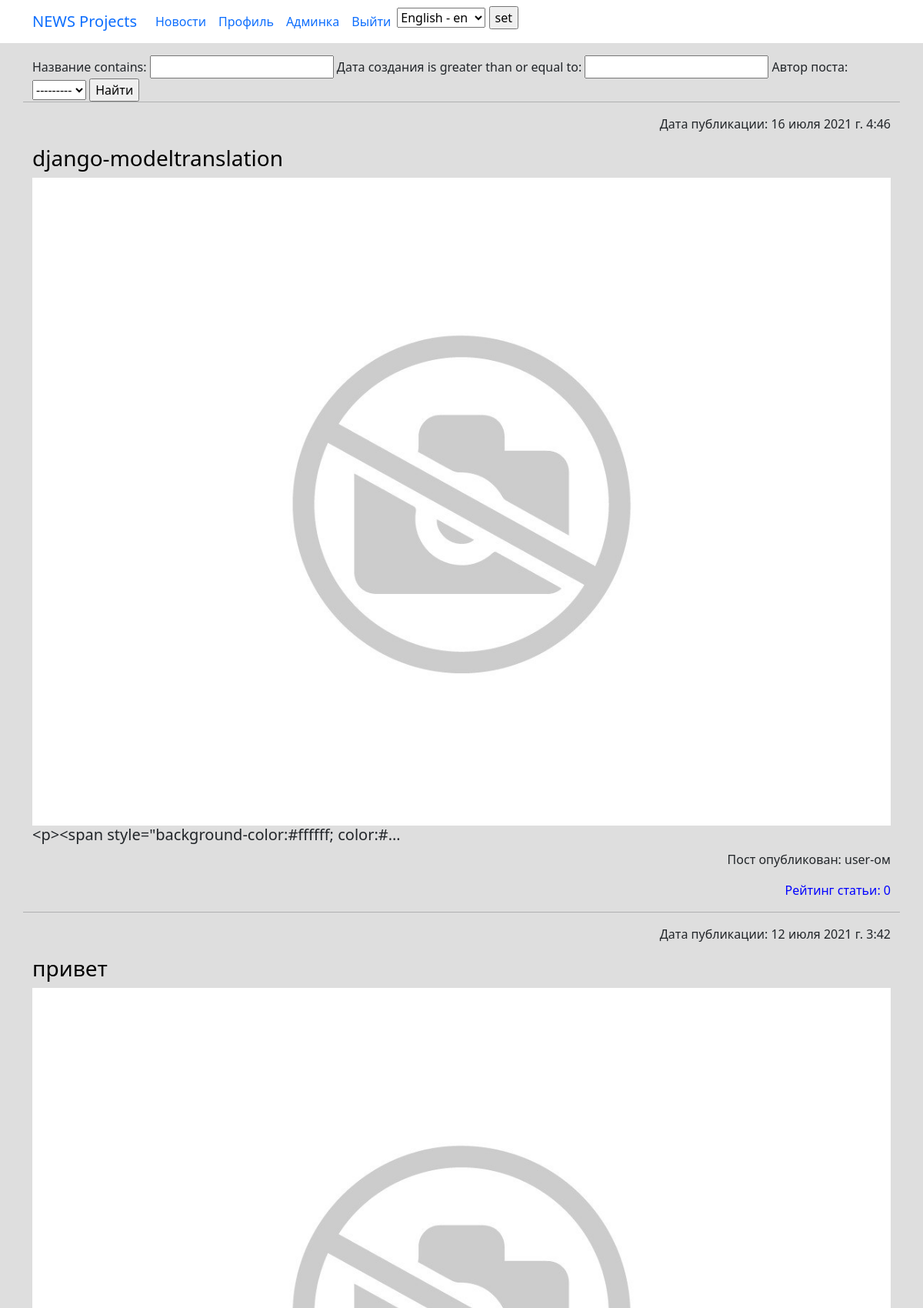
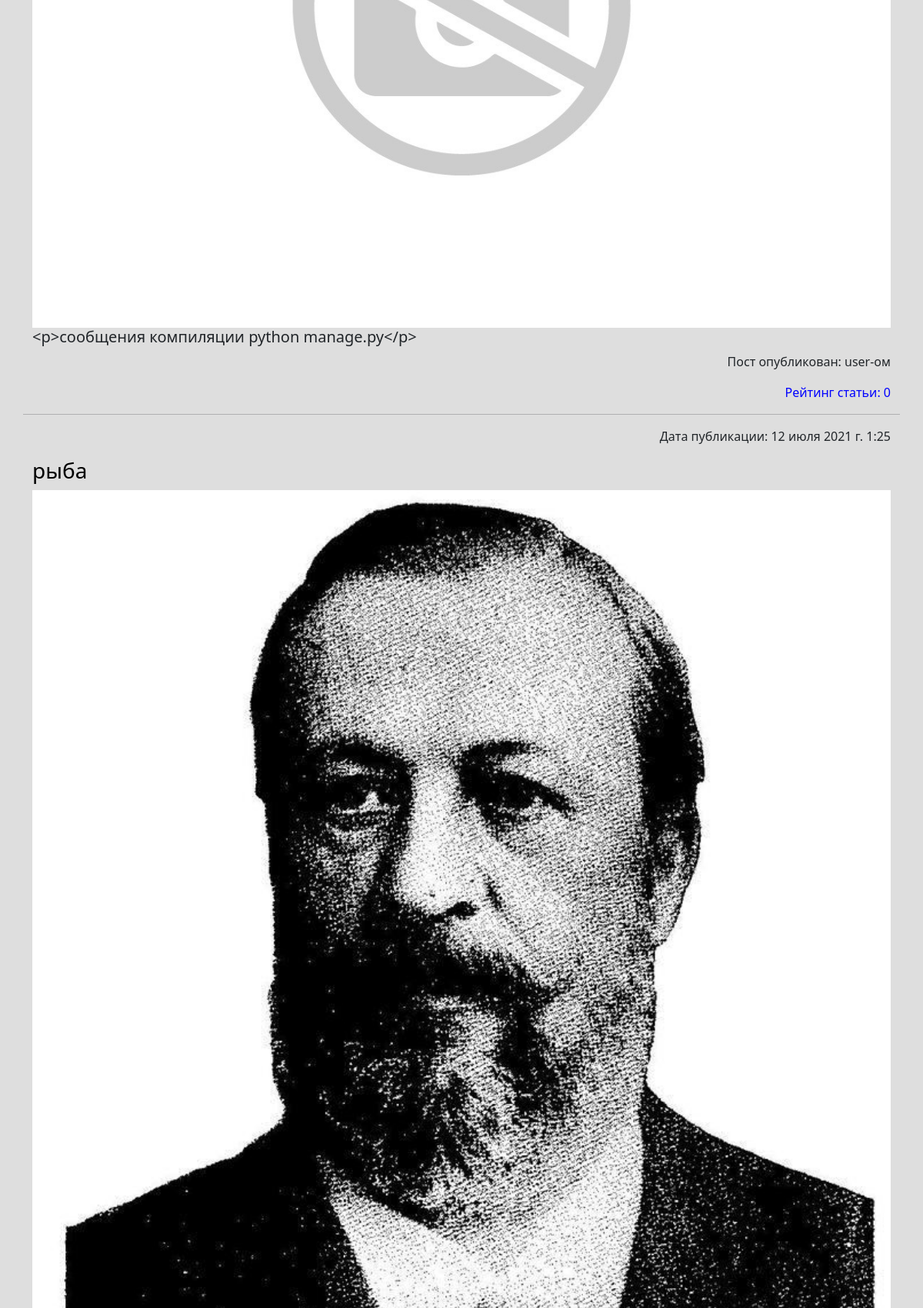
/news/search/ (signed in, upper part), run on the app's committed database (2 pictures, top to bottom).
### news/models.py (models this page shows, shortened)
class Post(models.Model):
    PostAuthor = models.ForeignKey(Author, on_delete=models.CASCADE, verbose_name='Автор поста')
    PostNews = 'PN'
    PostArticle = 'PA'
    POSITIONS = [
        (PostArticle, 'Статья'),
        (PostNews, 'Новость'),
    ]
    postCategory = models.ManyToManyField(Category, verbose_name='Категория поста',  through='PostCategory')
    title = models.CharField(max_length=50, verbose_name='Название')
    positions = models.CharField(max_length=2, choices=POSITIONS, default=PostArticle, verbose_name='Тип поста')
    category_id = models.ForeignKey(Category, verbose_name='Категория', null=True, on_delete=models.CASCADE, related_name='category_id')
    data = models.DateTimeField(auto_now_add=True, verbose_name='Дата создания')
    data_update = models.DateTimeField(auto_now=True, verbose_name='Дата редактирования')
    photo = models.ImageField(upload_to='photos/%Y/%m/%d/', verbose_name='Фото', blank=True, default='/photos/def/1.jpg/')
    previewName = models.CharField(max_length=128, verbose_name='Превью поста')
    text = RichTextField(blank=True, null=True, verbose_name='Текст поста')
    rating = models.SmallIntegerField(default=0, verbose_name='Рейтинг')
    public = models.BooleanField(default=True, verbose_name='Опубликовано')
    comments = GenericRelation(Comment)
    class Meta:
        verbose_name = 'Пост'
        verbose_name_plural = 'Посты'

class Author(models.Model):
    authorUser = models.OneToOneField(User, on_delete=models.CASCADE)
    authorRaitng = models.SmallIntegerField(default=0)
    def __str__(self):
        return str(self.authorUser)
    class Meta:
        verbose_name = 'Автор'
        verbose_name_plural = 'Авторы'

### news/views.py (the view)
# urls.py: path('search/', newSearch.as_view(), name='news_search'),
class newSearch(LoginRequiredMixin, PermissionRequiredMixin, ListView):
    model = Post
    template_name = 'new_search.html'
    context_object_name = 'newsearch'
    ordering = '-data'
    permission_required = 'news.view_post'
    def get_context_data(self, **kwargs):
        context = super().get_context_data(**kwargs)
        context['filter'] = newsFilter(self.request.GET, queryset=self.get_queryset())
        return context

### news/templatetags/custom_filters.py (called while the page is built)
@register.filter(name='censor_filter')
def censor_filter(value):
    for i in bad_words:
        value = value.lower()
        value = value.replace(i, '***')
    return value

### templates/new_search.html (shortened to what this page needs)
<!DOCTYPE html>
<html lang="en">
<head> {% extends 'flatpages/base.html' %} {% load custom_filters %}
{%block content%}
    <form method="GET">
    {{ filter.form }}
    <input type="submit" value="Найти">
    </form>
    <hr>
    {% for new in filter.qs %}
    <p style="text-align: right;">Дата публикации: {{new.data}}</p>
    <h3><span style="color: #000000;"><a style="color: #000000;" href="{% url 'news_detail' new.id %}">{{new.title|censor_filter}}</a></span></h3>
    <br>
    {%if new.photo%}
        <img src="{{new.photo.url}}" width="350">
    {%endif%}
    <br>
    <h5>{{new.text|truncatechars:50|censor_filter}}</h5>
    <p style="text-align: right;">Пост опубликован: {{new.PostAuthor}}-ом</p>
    <p style="text-align: right;"><span style="text-align: right; color: #0000ff;">Рейтинг статьи: {{new.rating}}</span></p>
    <hr>
    {% endfor %}
{%endblock content%}

### data on the page
Post: data "16 июля 2021 г. 4:46", title|censor_filter "django-modeltranslation", photo (picture), text|censor_filter "<p><span style=\"background-color:#ffffff; color:#…", PostAuthor "user", rating "0"
Post: data "12 июля 2021 г. 3:42", title|censor_filter "привет", photo (picture), text|censor_filter "<p>сообщения компиляции python manage.py</p>", PostAuthor "user", rating "0"
Post: data "12 июля 2021 г. 1:25", title|censor_filter "рыба", photo (picture)

### other printed values
form field language "English - en"
